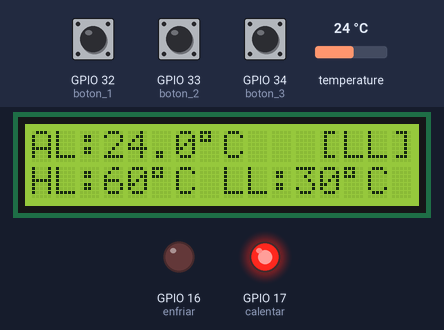
The program below on a simulated ESP32. On the bench: 16×2 character LCD, output pins drawn as LEDs (lit = HIGH). Inputs (shaded band) come from the test bench; at power-on: GPIO 34 (boton_3) HIGH, temperature 24 °C, GPIO 32 (boton_1) HIGH, GPIO 33 (boton_2) HIGH. What the program prints to the serial monitor is not drawn.

Above: at 3.5 s.
3.6 s: GPIO 34 (boton_3) pulled LOW for 2.2 s
At 6.0 s:
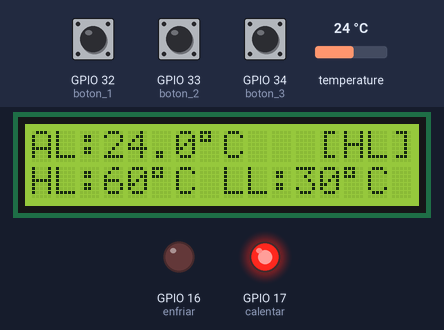
7.3 s: temperature set to 12 °C
At 8.8 s:
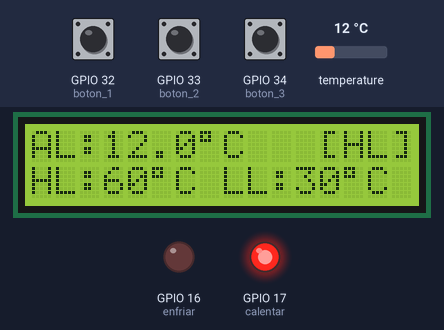
9.8 s: GPIO 32 (boton_1) pulled LOW for 2.2 s
At 11.4 s:
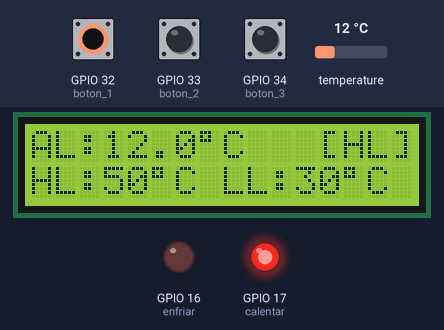
13.5 s: temperature set to 19 °C
At 14.1 s:
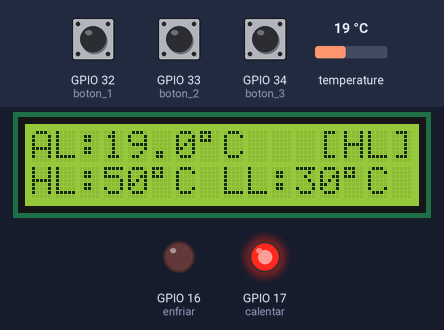
16.0 s: GPIO 33 (boton_2) pulled LOW for 2.2 s
At 18.1 s:
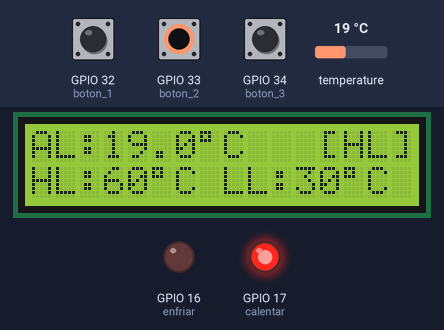
19.7 s: GPIO 33 (boton_2) pulled LOW for 2.2 s
At 22.1 s:
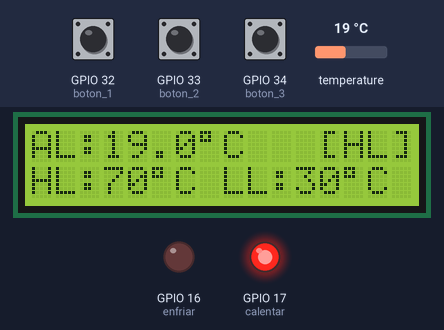
Timing chart, 0 to 23.6 s (numbered marks = the images above; inputs shaded):
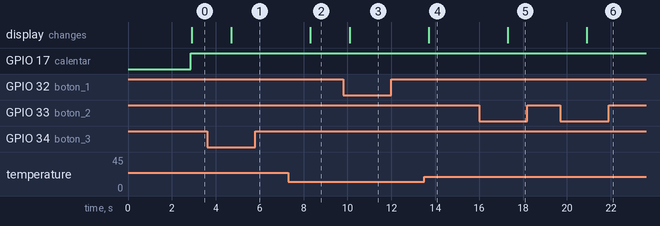

Measured:
- after the input at 3.6 s, the display: changes after 1.1 s (image 1)
- after the input at 7.3 s, the display: changes after 1.0 s (image 2)
- after the input at 9.8 s, the display: changes after 0.31 s (image 3)
- after the input at 13.5 s, the display: changes after 0.21 s (image 4)
- after the input at 16.0 s, the display: changes after 1.3 s (image 5)
- after the input at 19.7 s, the display: changes after 1.2 s (image 6)

The program:

main.cpp
```cpp
#include <Arduino.h>
#include <Wire.h>
#include <OneWire.h>
#include <DallasTemperature.h>
#include <LiquidCrystal_I2C.h>

// -------------------------
// Configuración DS18B20
// -------------------------
#define DS18B20_PIN 4


OneWire oneWire(DS18B20_PIN);
DallasTemperature sensors(&oneWire);

// -------------------------
// Configuración LCD I2C
// -------------------------
#define SDA_PIN 21
#define SCL_PIN 22
#define enfriar 16 //tx
#define calentar 17 //rx
#define boton_1 32
#define boton_2 33
#define boton_3 34
int HL = 60;
int LL = 30;
bool modoLL = true;               // true: botones cambian LL, false: cambian HL

// Para detectar solo el "flanco" de cada botón (una pulsación = un cambio)
bool prev1 = false, prev2 = false, prev3 = false;
#define PRESSED(x) (digitalRead(x)==0)
#define on_enfriar digitalWrite (enfriar, HIGH)
#define off_enfriar digitalWrite (enfriar, LOW)
#define on_calentar digitalWrite (calentar, HIGH)
#define off_calentar digitalWrite (calentar, LOW)

LiquidCrystal_I2C lcd(0x27, 16, 2);

void setup()
{
    Serial.begin(115200);

    // Inicializar I2C
    Wire.begin(SDA_PIN, SCL_PIN);

    // Inicializar sensor
    sensors.begin();

    // Inicializar LCD
    lcd.init();
    lcd.backlight();

    lcd.clear();
    lcd.setCursor(0, 0);
    lcd.print("Temperatura");
    lcd.setCursor(0, 1);
    lcd.print("Iniciando...");

    delay(2000);

    pinMode(enfriar, OUTPUT);
     pinMode(calentar, OUTPUT);
     pinMode(boton_1, INPUT_PULLUP);
     pinMode(boton_2, INPUT_PULLUP);
     pinMode(boton_3, INPUT_PULLUP);
}

void loop()
{
    // Solicitar medición
    sensors.requestTemperatures();

    // Obtener temperatura en Celsius
    float temperatura = sensors.getTempCByIndex(0);

    if (temperatura >= HL) {
         on_enfriar;
         off_calentar;


     }
     if (temperatura <= LL) {
         off_enfriar;
         on_calentar;

    }

    bool p1 = PRESSED(boton_1);
    bool p2 = PRESSED(boton_2);
    bool p3 = PRESSED(boton_3);

    if (p3 && !prev3) modoLL = !modoLL;

    if (modoLL) {
        if (p1 && !prev1) LL = min(LL + 10, HL - 10);   // LL siempre menor que HL
        if (p2 && !prev2) LL = max(LL - 10, 0);
    } else {
        if (p2 && !prev2) HL = min(HL + 10, 100);
        if (p1 && !prev1) HL = max(HL - 10, LL + 10);   // HL siempre mayor que LL
    }
    prev1 = p1; prev2 = p2; prev3 = p3;


    // Mostrar por monitor serial
    Serial.print("Temperatura: ");

    if (temperatura == DEVICE_DISCONNECTED_C)
    {
        Serial.println("Sensor desconectado");
    }
    else
    {
        Serial.print(temperatura);
        Serial.println(" °C");
    }

    // Mostrar en LCD
    lcd.clear();

    lcd.setCursor(0, 0);
    lcd.print("AL: ");

    lcd.setCursor(3, 0);

    if (temperatura == DEVICE_DISCONNECTED_C)
    {
        lcd.print("Error sensor");
    }
    else
    {
        lcd.print(temperatura, 1);
        lcd.print((char)223);  // Simbolo °
        lcd.print("C");
    }

    lcd.setCursor(0, 1);
         lcd.print("HL: ");

         lcd.setCursor(3, 1);
         lcd.print(HL, 1);
         lcd.print((char)223);
         lcd.print("C");


         lcd.setCursor(8, 1);
         lcd.print("LL: ");

         lcd.setCursor(11, 1);
         lcd.print(LL, 1);
         lcd.print((char)223);
         lcd.print("C");

            // Indicador de qué límite se está ajustando
        lcd.setCursor(12, 0);
        lcd.print(modoLL ? "[LL]" : "[HL]");


    delay(1000);
}
```
